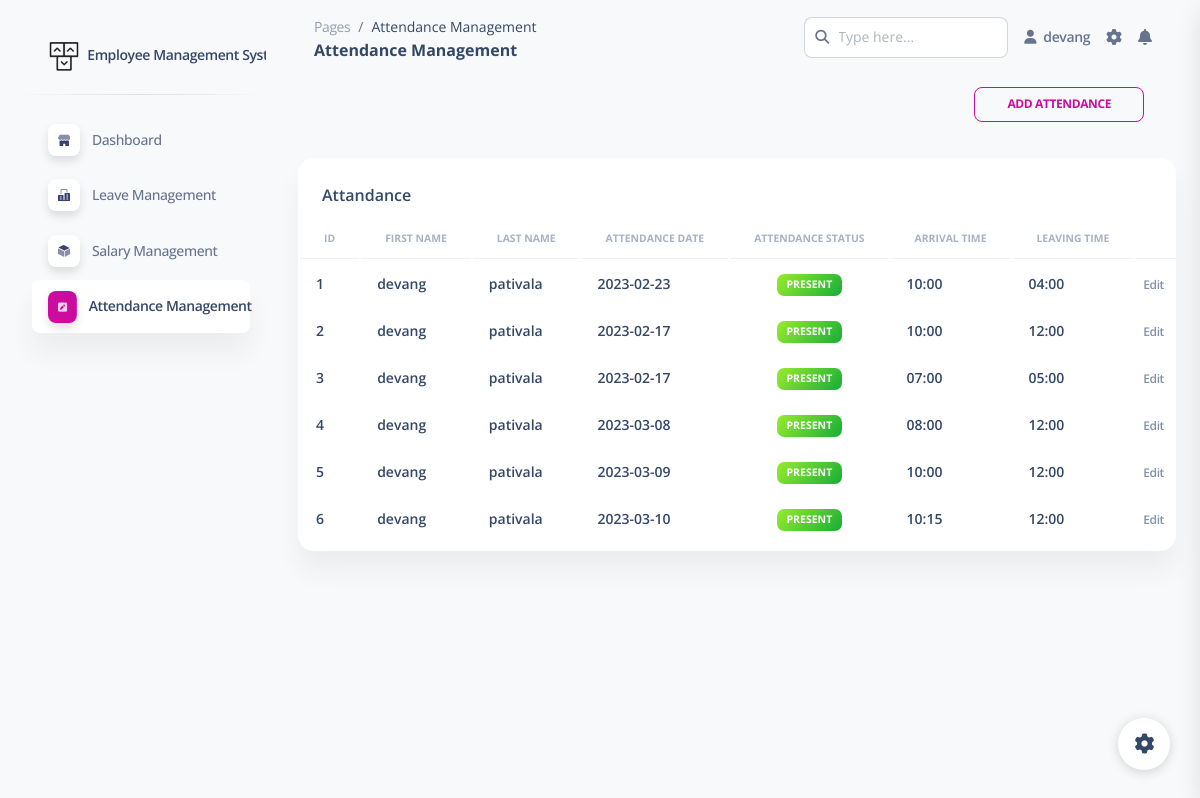
/pages/attendence_index_emp.php (signed in), run on the app's committed database.
### tables this page shows
CREATE TABLE `attendance__tbl` (
  `id` int(20) NOT NULL,
  `emp_id` int(20) NOT NULL,
  `attendance_days` varchar(255) NOT NULL,
  `attendance_status` enum('0','1') NOT NULL COMMENT '0=Absent\r\n1=Present',
  `arrival_time` varchar(255) NOT NULL,
  `leaving_time` varchar(255) NOT NULL
);

CREATE TABLE `user__tbl` (
  `Id` int(20) NOT NULL,
  `user_fname` varchar(255) NOT NULL,
  `user_lname` varchar(255) NOT NULL,
  `user_email` varchar(255) DEFAULT NULL,
  `user_contact` bigint(12) NOT NULL,
  `user_dob` date DEFAULT NULL,
  `user_role` enum('0','1','2') NOT NULL COMMENT '0 = Employee\r\n1 = HR\r\n2 = Owner',
  `user_address` varchar(255) DEFAULT NULL,
  `user_profile_pic` varchar(255) DEFAULT NULL,
  `User_pass` varchar(255) NOT NULL
);

### pages/attendence_index_emp.php (the view, shortened to what this page needs)
<?php
      $conn=mysqli_connect("localhost","root","","employee_management")or die("error in connection");
      $id=$_SESSION['id'];
      $query="select * from attendance__tbl inner join user__tbl on attendance__tbl.emp_id=user__tbl.id where user__tbl.id=$id";
      $result=mysqli_query($conn,$query);
 ?>
<!DOCTYPE html>
<html lang="en">
<head>
  <link href="../assets/css/nucleo-icons.css" rel="stylesheet" />
  <link href="../assets/css/nucleo-svg.css" rel="stylesheet" />
  <link href="../assets/css/nucleo-svg.css" rel="stylesheet" />
  <link id="pagestyle" href="../assets/css/soft-ui-dashboard.css?v=1.0.6" rel="stylesheet" />
</head>
<body class="g-sidenav-show  bg-gray-100">
  <aside class="sidenav navbar navbar-vertical navbar-expand-xs border-0 border-radius-xl my-3 fixed-start ms-3 " id="sidenav-main">
    <div class="sidenav-header">
      <a class="navbar-brand m-0"  target="_blank">
        <img src="../assets/img/logo-ct-dark.png" class="navbar-brand-img h-100" alt="main_logo">
        <span class="ms-1 font-weight-bold">Employee Management System</span>
      </a>
    </div>
    <hr class="horizontal dark mt-0">
    <div class="collapse navbar-collapse  w-auto " id="sidenav-collapse-main">
      <ul class="navbar-nav">
        <li class="nav-item">
          <a class="nav-link" href="emp_dashoard.php">
            <div class="icon icon-shape icon-sm shadow border-radius-md bg-white text-center me-2 d-flex align-items-center justify-content-center">
            </div>
            <span class="nav-link-text ms-1">Dashboard</span>
          </a>
        </li>
        <li class="nav-item">
          <a class="nav-link " href="leave_index.php">
            <div class="icon icon-shape icon-sm shadow border-radius-md bg-white text-center me-2 d-flex align-items-center justify-content-center">
            </div>
            <span class="nav-link-text ms-1">Leave Management</span>
          </a>
        </li>
        <li class="nav-item">
          <a class="nav-link  " href="sal_index.php">
            <div class="icon icon-shape icon-sm shadow border-radius-md bg-white text-center me-2 d-flex align-items-center justify-content-center">
            </div>
            <span class="nav-link-text ms-1">Salary Management</span>
          </a>
        </li>
        <li class="nav-item">
          <a class="nav-link active" href="attendence_index.php">
            <div class="icon icon-shape icon-sm shadow border-radius-md bg-white text-center me-2 d-flex align-items-center justify-content-center">
            <i class="fa fa-pencil-square" aria-hidden="true" ></i>
            </div>
            <span class="nav-link-text ms-1">Attendance Management</span>
          </a>
        </li>
      </ul>
    </div>
  </aside>
  <main class="main-content position-relative max-height-vh-100 h-100 border-radius-lg ">
    <nav class="navbar navbar-main navbar-expand-lg px-0 mx-4 shadow-none border-radius-xl" id="navbarBlur" navbar-scroll="true">
      <div class="container-fluid py-1 px-3">
        <nav aria-label="breadcrumb">
          <ol class="breadcrumb bg-transparent mb-0 pb-0 pt-1 px-0 me-sm-6 me-5">
            <li class="breadcrumb-item text-sm"><a class="opacity-5 text-dark" href="javascript:;">Pages</a></li>
            <li class="breadcrumb-item text-sm text-dark active" aria-current="page">Attendance Management</li>
          </ol>
          <h6 class="font-weight-bolder mb-0">Attendance Management</h6>
        </nav>
        <div class="collapse navbar-collapse mt-sm-0 mt-2 me-md-0 me-sm-4" id="navbar">
          <div class="ms-md-auto pe-md-3 d-flex align-items-center">
            <div class="input-group">
              <span class="input-group-text text-body"><i class="fas fa-search" aria-hidden="true"></i></span>
              <input type="text" class="form-control" placeholder="Type here...">
            </div>
          </div>
          <ul class="navbar-nav  justify-content-end">
            <li class="nav-item d-flex align-items-center">
              <a href="profile2.php" class="nav-link text-body font-weight-bold px-0">
                <i class="fa fa-user me-sm-1"></i>
                <span class="d-sm-inline d-none"><?= $_SESSION['user_fname'];?></span>
              </a>
            </li>
            <li class="nav-item px-3 d-flex align-items-center">
                <i class="fa fa-cog fixed-plugin-button-nav cursor-pointer"></i>
            </li>
            <li class="nav-item dropdown pe-2 d-flex align-items-center">
                <i class="fa fa-bell cursor-pointer"></i>
            </li>
          </ul>
        </div>
      </div>
    </nav>
   <nav class="navbar navbar-main navbar-expand-lg px-0 mx-4 shadow-none border-radius-xl" id="navbarBlur" navbar-scroll="true">
      <div class="container-fluid py-1 px-3">
        <div class="collapse navbar-collapse mt-sm-0 mt-2 me-md-0 me-sm-4" id="navbar">
          <ul class="navbar-nav  justify-content-end">
            <li class="nav-item d-flex align-items-center">
              <a class="btn btn-outline-primary btn-sm mb-0 me-3"  href="add_atten_emp.php">Add Attendance</a>
            </li>
          </ul>
        </div>
      </div>
    </nav>
    <div class="container-fluid py-4">
      <div class="row">
        <div class="col-12">
          <div class="card mb-4">
            <div class="card-header pb-0">
              <h6>Attandance</h6>
            </div>
            <div class="card-body px-0 pt-0 pb-2">
              <div class="table-responsive p-0">
                <table class="table align-items-center mb-0">
                  <thead>
                    <tr>
                      <th class="text-uppercase text-secondary text-xxs font-weight-bolder opacity-7">Id</th>
                      <th class="text-uppercase text-secondary text-xxs font-weight-bolder opacity-7">First Name</th>
                      <th class="text-uppercase text-secondary text-xxs font-weight-bolder opacity-7">Last Name</th>
                      <th class="text-uppercase text-secondary text-xxs font-weight-bolder opacity-7">Attendance Date</th>
                      <th class="text-center text-uppercase text-secondary text-xxs font-weight-bolder opacity-7">Attendance Status</th>
                      <th class="text-uppercase text-secondary text-xxs font-weight-bolder opacity-7">Arrival Time</th>
                      <th class="text-uppercase text-secondary text-xxs font-weight-bolder opacity-7">Leaving Time</th>
                      <th class="text-secondary opacity-7"></th>
                    </tr>
                  </thead>
                  <?php
                  $i=1;
                       while($row=mysqli_fetch_array($result))
                       {
                        $e_id = $row['id'];
                  ?>
                  <tbody>
                    <tr>
                    <td>
                        <div class="d-flex px-2 py-1">
                          <div class="d-flex flex-column justify-content-center">
                            <h6 class="mb-0 text-sm"><?php echo $i++; ?></h6>
                          </div>
                        </div>
                    </td>
                    <td>
                        <div class="d-flex px-2 py-1">
                          <div class="d-flex flex-column justify-content-center">
                            <h6 class="mb-0 text-sm"><?php echo $row['user_fname'] ?></h6>
                          </div>
                        </div>
                      </td>
                      <td>
                        <div class="d-flex px-2 py-1">
                          <div class="d-flex flex-column justify-content-center">
                            <h6 class="mb-0 text-sm"><?php echo $row['user_lname'] ?></h6>
                          </div>
                        </div>
                      </td>
                      <td>
                        <div class="d-flex px-2 py-1">
                          <div class="d-flex flex-column justify-content-center">
                            <h6 class="mb-0 text-sm"><?php echo $row['attendance_days'] ?></h6>
                          </div>
                        </div>
                      </td>
                      <td class="align-middle text-center text-sm">
                        <?php
                          if($row['attendance_status'] == 0){
                            echo '<span class="badge badge-sm bg-gradient-danger">Absent</span>';
                          }
                          elseif($row['attendance_status'] == 1){
                            echo '<span class="badge badge-sm bg-gradient-success">Present</span>';
                          }
                        ?>
                      </td>
                      <td>
                        <div class="d-flex px-2 py-1">
                          <div class="d-flex flex-column justify-content-center">
                            <h6 class="mb-0 text-sm"><?php echo $row['arrival_time'] ?></h6>
                          </div>
                        </div>
                      </td>
                      <td>
                        <div class="d-flex px-2 py-1">
                          <div class="d-flex flex-column justify-content-center">
                            <h6 class="mb-0 text-sm"><?php echo $row['leaving_time'] ?></h6>
                          </div>
                        </div>
                      </td>
                      <td class="align-middle">
                        <?php
                            echo '<a href="edit_attendance_emp.php?id='.$e_id.'"  class="text-secondary font-weight-bold text-xs" data-toggle="tooltip" data-original-title="Edit user">Edit</a>';
                        ?>
                      </td>
                    </tr>
                    <?php
                       }
                    ?>
                  </tbody>
                </table>
              </div>
            </div>
          </div>
        </div>
      </div>
    </div>
  </main>
  <div class="fixed-plugin">
    <a class="fixed-plugin-button text-dark position-fixed px-3 py-2">
      <i class="fa fa-cog py-2"> </i>
    </a>
  </div>
</body>
</html>

### assets/css/nucleo-svg.css (style rules this page uses)
.icon { display: inline-block; color: #111111; height: 1em; width: 1em; }
.icon-sm { height: 0.8em; width: 0.8em; }
.icon { fill: currentColor; stroke: none; }

### data on the page
attendance__tbl: user__tbl.user_fname "devang", user__tbl.user_lname "pativala", attendance_days "2023-02-23", attendance_status "PRESENT", arrival_time "10:00", leaving_time "04:00"
attendance__tbl: user__tbl.user_fname "devang", user__tbl.user_lname "pativala", attendance_days "2023-02-17", attendance_status "PRESENT", arrival_time "10:00", leaving_time "12:00"
attendance__tbl: user__tbl.user_fname "devang", user__tbl.user_lname "pativala", attendance_days "2023-02-17", attendance_status "PRESENT", arrival_time "07:00", leaving_time "05:00"
attendance__tbl: user__tbl.user_fname "devang", user__tbl.user_lname "pativala", attendance_days "2023-03-08", attendance_status "PRESENT", arrival_time "08:00", leaving_time "12:00"
attendance__tbl: user__tbl.user_fname "devang", user__tbl.user_lname "pativala", attendance_days "2023-03-09", attendance_status "PRESENT", arrival_time "10:00", leaving_time "12:00"
attendance__tbl: user__tbl.user_fname "devang", user__tbl.user_lname "pativala", attendance_days "2023-03-10", attendance_status "PRESENT", arrival_time "10:15", leaving_time "12:00"

### other printed values
$_SESSION['user_fname'] "devang"
